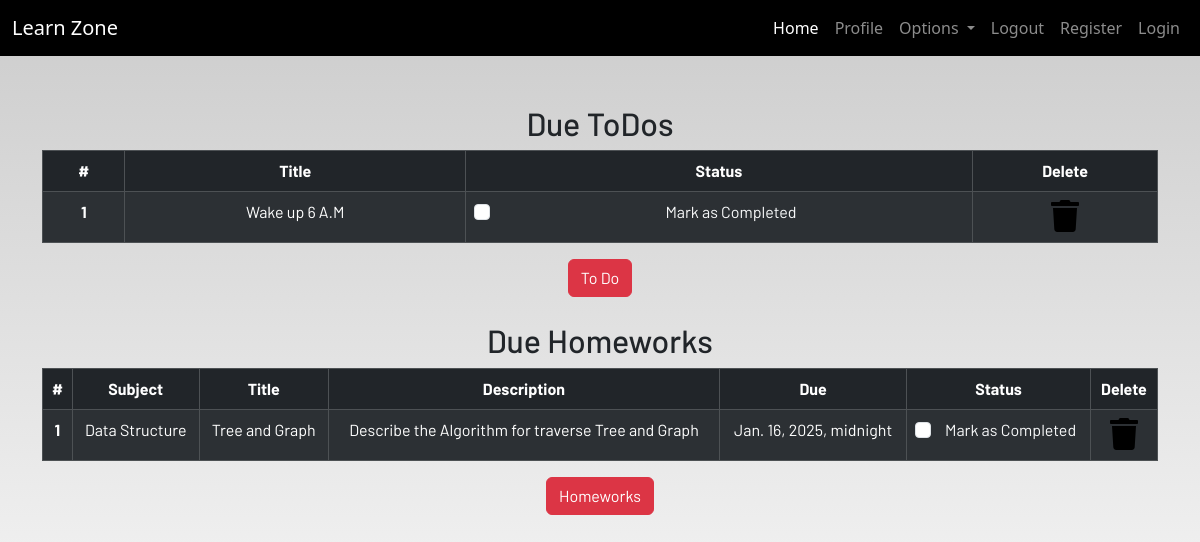
Screenshot of /profile/ (signed in) with the database file from the repository.
### dashboard/models.py (models this page shows, shortened)
class Todo(models.Model):
     user = models.ForeignKey(User,on_delete=models.CASCADE)
     title = models.CharField(max_length=100)
     is_finished = models.BooleanField(default=False)

class Homework(models.Model):
     user = models.ForeignKey(User,on_delete=models.CASCADE)
     subject = models.CharField(max_length=50)
     title = models.CharField(max_length=100)
     description = models.TextField()
     due = models.DateTimeField()
     is_finished = models.BooleanField(default=False)

### dashboard/views.py (the view)
# urls.py: path('profile/', dash_views.profile, name='profile'),
def profile(request):
    homeworks = Homework.objects.filter(is_finished = False, user = request.user)
    todos = Todo.objects.filter(is_finished = False, user = request.user)
    if len(homeworks) == 0:
        homework_done = True
    else:
        homework_done = False
    if len(todos) == 0:
        todos_done = True
    else:
        todos_done = False
    context = {
        'homeworks': homeworks,
        'todos': todos,
        'homework_done': homework_done,
        'todos_done': todos_done
    }
    return render(request, "dashboard/profile.html", context)

### dashboard/templates/dashboard/profile.html
{% extends 'dashboard/base.html' %} {% load static %}
{% load crispy_forms_tags%}
{% block content %}
<section class="text-center">
    <div class="container">
        {% if not todos_done %}
        <h2>Due ToDos</h2>
        <table class="table table-striped table-bordered table-hover table-dark">
            <thead>
                <tr>
                    <th scope="col">#</th>
                    <th scope="col">Title</th>
                    <th scope="col">Status</th>
                    <th scope="col">Delete</th>
                </tr>
            </thead>
            <tbody>
                {% for todo in todos %}
                <tr>
                    <th scope="row">{{forloop.counter}}</th>
                    <td>{{todo.title}}</td>
                    <td>
                        <a href="{% url 'update-todo' todo.id%}">
                            <div class="form-check">
                                {% if todo.is_finished == True %}
                                <input class="form-check-input" type="checkbox" value="" checked>
                                {% else %}
                                <input class="form-check-input" type="checkbox" value="">
                                {% endif %}
                                <label class="form-check-label text-light" for="flexCheckDefault">
                                    Mark as Completed
                                </label>
                            </div>
                        </a>
                    </td>
                    <td><a href="{% url 'delete-todo' todo.id %}"><i class="fa fa-trash fa-2x"></i></a></td>
                </tr>
                {% endfor %}
            </tbody>
        </table>
        {% else %}
        <h3>All To dos are completed!!!!</h3>
        {% endif %}
        <a href="{% url 'todo' %}" class="btn btn-danger">To Do</a>
        <br><br>
        {% if not homework_done %}
        <h2>Due Homeworks</h2>
        <table class="table table-striped table-bordered table-hover table-dark">
            <thead>
                <tr>
                    <th scope="col">#</th>
                    <th scope="col">Subject</th>
                    <th scope="col">Title</th>
                    <th scope="col">Description</th>
                    <th scope="col">Due</th>
                    <th scope="col">Status</th>
                    <th scope="col">Delete</th>
                </tr>
            </thead>
            <tbody>
                {% for homework in homeworks %}
                <tr>
                    <th scope="row">{{forloop.counter}}</th>
                    <td>{{homework.subject}}</td>
                    <td>{{homework.title}}</td>
                    <td>{{homework.description}}</td>
                    <td>{{homework.due}}</td>
                    <td>
                        <a href="{% url 'update-homework' homework.id%}">
                            <div class="form-check">
                                {% if homework.is_finished == True %}
                                <input class="form-check-input" type="checkbox" value="" checked >
                                {% else %}
                                <input class="form-check-input" type="checkbox" value="">
                                {% endif %}
                                <label class="form-check-label text-light" for="flexCheckDefault">
                                    Mark as Completed
                                </label>
                            </div>
                        </a>
                    </td>
                    <td><a href="{% url 'delete-homework' homework.id %}"><i class="fa fa-trash fa-2x"></i></a></td>
                </tr>
                {% endfor %}
            </tbody>
        </table>
        {% else %}
        <h3>All To homeworks are completed!!!!</h3>
        {% endif %}
        <a href="{% url 'homework' %}" class="btn btn-danger">Homeworks</a>
    </div>
</section>
{% endblock content %}

### static/CSS/main.css (style rules this page uses)
html { scroll-behavior: smooth; height: 100%; width: 100%; }
a { text-decoration: none !important; color: black; }
html, body { max-width: 100%; overflow-x: hidden; height: 100%; width: 100%; }
body { background: linear-gradient(rgba(0, 0, 0, 0.2), rgba(255, 255, 255, 0.5)); overflow-x: hidden; background-repeat: no-repeat; }
.fa { color: black; }

### rows the page displays
Todo: title "Wake up 6 A.M"
Homework: subject "Data Structure", title "Tree and Graph", description "Describe the Algorithm for traverse Tree and Graph", due "Jan. 16, 2025, midnight"
